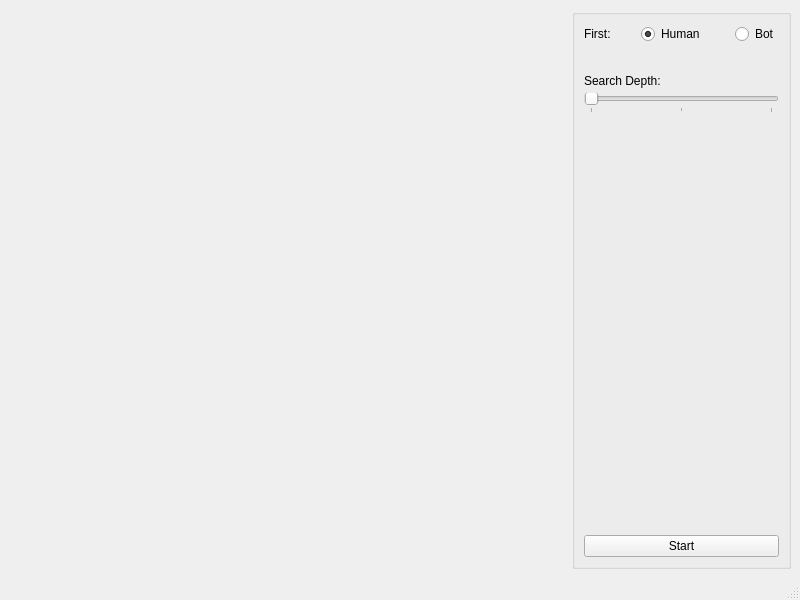
<?xml version="1.0" encoding="UTF-8"?>
<ui version="4.0">
 <class>MainWindow</class>
 <widget class="QMainWindow" name="MainWindow">
  <property name="geometry">
   <rect>
    <x>0</x>
    <y>0</y>
    <width>800</width>
    <height>600</height>
   </rect>
  </property>
  <property name="windowTitle">
   <string>MainWindow</string>
  </property>
  <widget class="QWidget" name="centralwidget">
   <layout class="QHBoxLayout" name="horizontalLayout_2" stretch="7,1">
    <item>
     <widget class="GomokuBoard" name="gomoku" native="true"/>
    </item>
    <item>
     <widget class="QGroupBox" name="groupBox">
      <property name="title">
       <string/>
      </property>
      <property name="flat">
       <bool>false</bool>
      </property>
      <property name="checkable">
       <bool>false</bool>
      </property>
      <layout class="QVBoxLayout" name="verticalLayout_2">
       <property name="spacing">
        <number>30</number>
       </property>
       <item>
        <layout class="QHBoxLayout" name="horizontalLayout">
         <item>
          <widget class="QLabel" name="label">
           <property name="text">
            <string>First:</string>
           </property>
          </widget>
         </item>
         <item>
          <widget class="QRadioButton" name="humanRadioButton">
           <property name="text">
            <string>Human</string>
           </property>
           <property name="checked">
            <bool>true</bool>
           </property>
          </widget>
         </item>
         <item>
          <widget class="QRadioButton" name="botRadioButton">
           <property name="text">
            <string>Bot</string>
           </property>
          </widget>
         </item>
        </layout>
       </item>
       <item>
        <layout class="QVBoxLayout" name="verticalLayout">
         <property name="spacing">
          <number>5</number>
         </property>
         <item>
          <widget class="QLabel" name="label_2">
           <property name="text">
            <string>Search Depth:</string>
           </property>
          </widget>
         </item>
         <item>
          <widget class="QSlider" name="depthSlider">
           <property name="minimum">
            <number>1</number>
           </property>
           <property name="maximum">
            <number>3</number>
           </property>
           <property name="pageStep">
            <number>1</number>
           </property>
           <property name="value">
            <number>1</number>
           </property>
           <property name="sliderPosition">
            <number>1</number>
           </property>
           <property name="orientation">
            <enum>Qt::Horizontal</enum>
           </property>
           <property name="invertedAppearance">
            <bool>false</bool>
           </property>
           <property name="invertedControls">
            <bool>false</bool>
           </property>
           <property name="tickPosition">
            <enum>QSlider::TicksBelow</enum>
           </property>
           <property name="tickInterval">
            <number>1</number>
           </property>
          </widget>
         </item>
        </layout>
       </item>
       <item>
        <spacer name="verticalSpacer">
         <property name="orientation">
          <enum>Qt::Vertical</enum>
         </property>
         <property name="sizeHint" stdset="0">
          <size>
           <width>20</width>
           <height>315</height>
          </size>
         </property>
        </spacer>
       </item>
       <item>
        <widget class="QPushButton" name="pushButton">
         <property name="text">
          <string>Start</string>
         </property>
        </widget>
       </item>
      </layout>
     </widget>
    </item>
   </layout>
  </widget>
  <widget class="QMenuBar" name="menubar">
   <property name="geometry">
    <rect>
     <x>0</x>
     <y>0</y>
     <width>800</width>
     <height>22</height>
    </rect>
   </property>
  </widget>
  <widget class="QStatusBar" name="statusbar"/>
 </widget>
 <customwidgets>
  <customwidget>
   <class>GomokuBoard</class>
   <extends>QWidget</extends>
   <header location="global">gomokuboard.h</header>
   <container>1</container>
  </customwidget>
 </customwidgets>
 <resources/>
 <connections/>
</ui>
